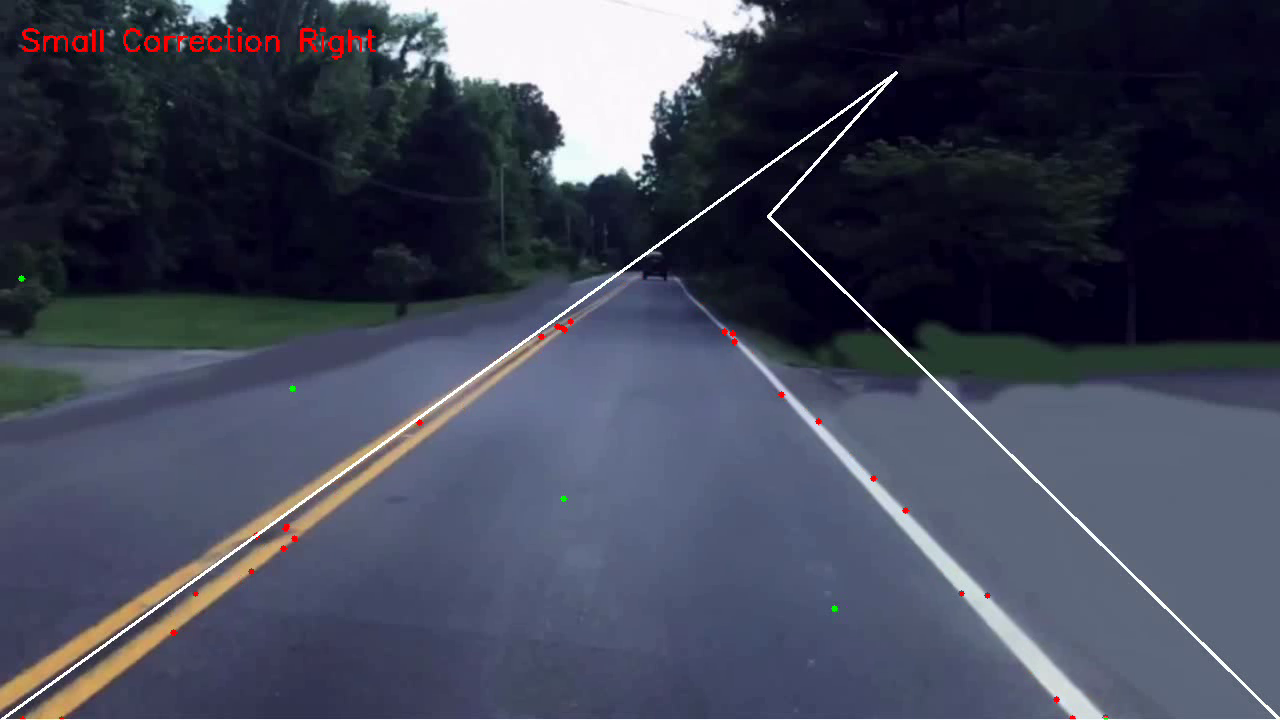
#> input picture frame 5 of videos/line_detection_output.mp4, 1280 x 720 px, given in place of Better test.mp4, which was not available
$ python lane_center.py
#> lines starting #> are read from the running program, lines starting #| are printed output that depends on the picture; after the words box and inside, x2 and y2 are one past the last pixel; in counts of white or black regions, pixels touching at a corner belong together; long printed decimals are rounded; pictures that were not available may be replaced by others from this repository, and a replacement may not be noted
import cv2
import numpy as np

# Function to make the car stay in the center and render a dynamic 3D dotted line
def stay_in_center(frame, smoothed_dot_positions):
    height, width = frame.shape[:2]
    target_position = width // 2

    # Check if smoothed_dot_positions is empty
    if len(smoothed_dot_positions) == 0:
        car_direction = "No Lane Detected"
        curvature = 0
    else:
        # Calculate the car positioning based on the average dot position
        car_position = np.mean(smoothed_dot_positions[:, 0])
        frame_center = width // 2

        # Calculate the steering angle and determine the car movement label
        steering_angle = car_position - frame_center

        if abs(steering_angle) > 50:
            if steering_angle < 0:
                car_direction = "Turn Right"
            else:
                car_direction = "Turn Left"
        elif abs(steering_angle) > 10:
            if steering_angle < 0:
                car_direction = "Small Correction Right"
            else:
                car_direction = "Small Correction Left"
        else:
            # Check if both lanes are detected
            if len(smoothed_dot_positions) > 50:
                car_direction = "Go Straight"
            else:
                car_direction = "Stay Center"

        # Calculate the curvature of the line
        curvature = car_position - target_position

    # Write the car movement label on the frame
    cv2.putText(frame, car_direction, (20, 50), cv2.FONT_HERSHEY_SIMPLEX, 1, (0, 0, 255), 2)

    return frame, curvature


def main():
    # Read the video
    video_path = "/Users/mbn/Documents/Programmering/python3/LaneDetectionPython/Better test.mp4"
    cap = cv2.VideoCapture(video_path)

    # Define the codec and create VideoWriter object to save the output
    frame_width = int(cap.get(cv2.CAP_PROP_FRAME_WIDTH))
    frame_height = int(cap.get(cv2.CAP_PROP_FRAME_HEIGHT))
    fps = cap.get(cv2.CAP_PROP_FPS)
    fourcc = cv2.VideoWriter_fourcc(*"mp4v")
    output_video = cv2.VideoWriter("line_detection_output.mp4", fourcc, fps, (frame_width, frame_height))

    # Define smoothing parameters
    smoothing_factor = 1
    prev_dot_positions = None

    # Define the region of interest (ROI) polygon vertices
    roi_vertices = np.array([[(0, frame_height), (frame_width * 0.7, frame_height * 0.1),
                              (frame_width * 0.7, frame_height * 0.1), (frame_width, frame_height)]],
                            dtype=np.int32)

    while True:
        ret, frame = cap.read()
#> frame is the input picture: shape (720, 1280, 3); mean B, G, R 86, 69.1, 65.1
        if not ret:
            break

        # Preprocess the frame
        gray = cv2.cvtColor(frame, cv2.COLOR_BGR2GRAY)
        blur = cv2.GaussianBlur(gray, (5, 5), 0)
        edges = cv2.Canny(blur, 50, 150)
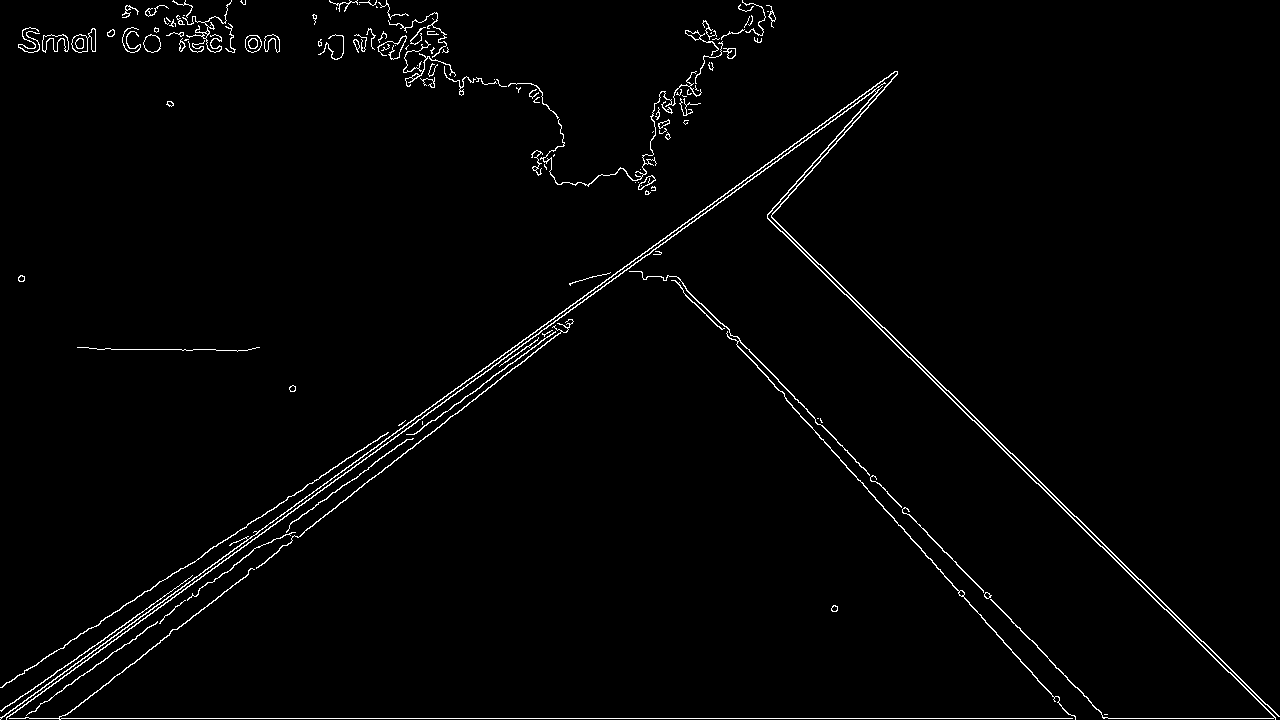
#> edges: shape (720, 1280); 1.8% white in thin lines or dots

        # Apply ROI mask
        roi_mask = np.zeros_like(edges)
        cv2.fillPoly(roi_mask, roi_vertices, 255)
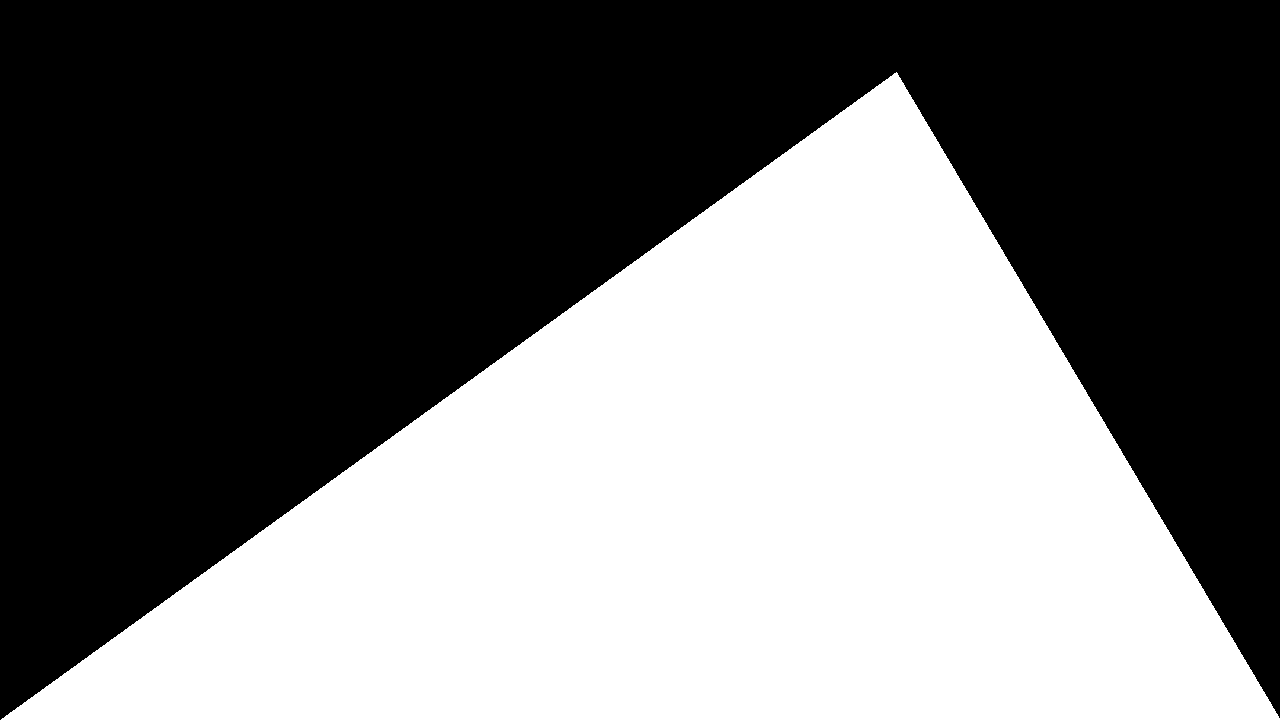
#> roi_mask: shape (720, 1280); 45% white; 1 white region, box (x1, y1, x2, y2) and area: (1, 72, 1280, 720) 415035
        masked_edges = cv2.bitwise_and(edges, roi_mask)
#> masked_edges: shape (720, 1280); 0.98% white in thin lines or dots, all inside (x1, y1, x2, y2) = (6, 73, 1279, 720)

        # Perform Probabilistic Hough Line Transform
        lines = cv2.HoughLinesP(masked_edges, 1, np.pi / 180, threshold=100, minLineLength=100, maxLineGap=10)
#> lines = 29 rows, first 6: [6, 718, 1075, 718], [329, 485, 884, 82], [22, 707, 794, 147], [974, 420, 1100, 546], [33, 711, 151, 625], [726, 326, 908, 514]

        # Calculate the dot positions
        dot_positions = []
        if lines is not None:
            for line in lines:
                x1, y1, x2, y2 = line[0]
                slope = (y2 - y1) / (x2 - x1 + 1e-6)
                if abs(slope) < 1.0 and abs(slope) > 0.1:
                    dx = (x2 - x1) / 10
                    dy = (y2 - y1) / 10
                    dot_positions.extend([(x1 + i * dx, y1 + i * dy) for i in range(10)])
#> this loop made 29 passes
#> (x1, y1, x2, y2, slope, dx, dy) on passes 2, 3, 4, 5, 8, 9, 10, 11: (329, 485, 884, 82, -0.726, 55.5, -40.3), (22, 707, 794, 147, -0.725, 77.2, -56), (974, 420, 1100, 546, 1, 12.6, 12.6), (33, 711, 151, 625, -0.729, 11.8, -8.6), (948, 390, 1074, 516, 1, 12.6, 12.6), (364, 470, 571, 319, -0.729, 20.7, -15.1), (820, 264, 946, 390, 1, 12.6, 12.6), (261, 565, 573, 321, -0.782, 31.2, -24.4)
#> after the loop, dot_positions = 190 pairs, first value 7 to 1252.5, second value 108.6 to 717
            dot_positions = np.array(dot_positions)

        # Smoothing the dot movement
        if prev_dot_positions is None or prev_dot_positions.shape[0] != dot_positions.shape[0]:
            smoothed_dot_positions = dot_positions
#> smoothed_dot_positions has the same summary as dot_positions
        else:
            smoothed_dot_positions = smoothing_factor * dot_positions + (1 - smoothing_factor) * prev_dot_positions

        # Update the previous dot positions
        prev_dot_positions = smoothed_dot_positions
#> prev_dot_positions has the same summary as dot_positions

        # Make the car stay in the center and render the dynamic 3D dotted line
        processed_frame, curvature = stay_in_center(frame, smoothed_dot_positions)
#> in stay_in_center, `car_position = np.mean(smoothed_dot_positions[:, 0])`: car_position = 618.4
#> in stay_in_center, `steering_angle = car_position - frame_center`: steering_angle = -21.59
#> in stay_in_center, `cv2.putText(frame, car_direction, (20, 50), cv2.FONT_HERSHEY_SIMPLEX, ..`:
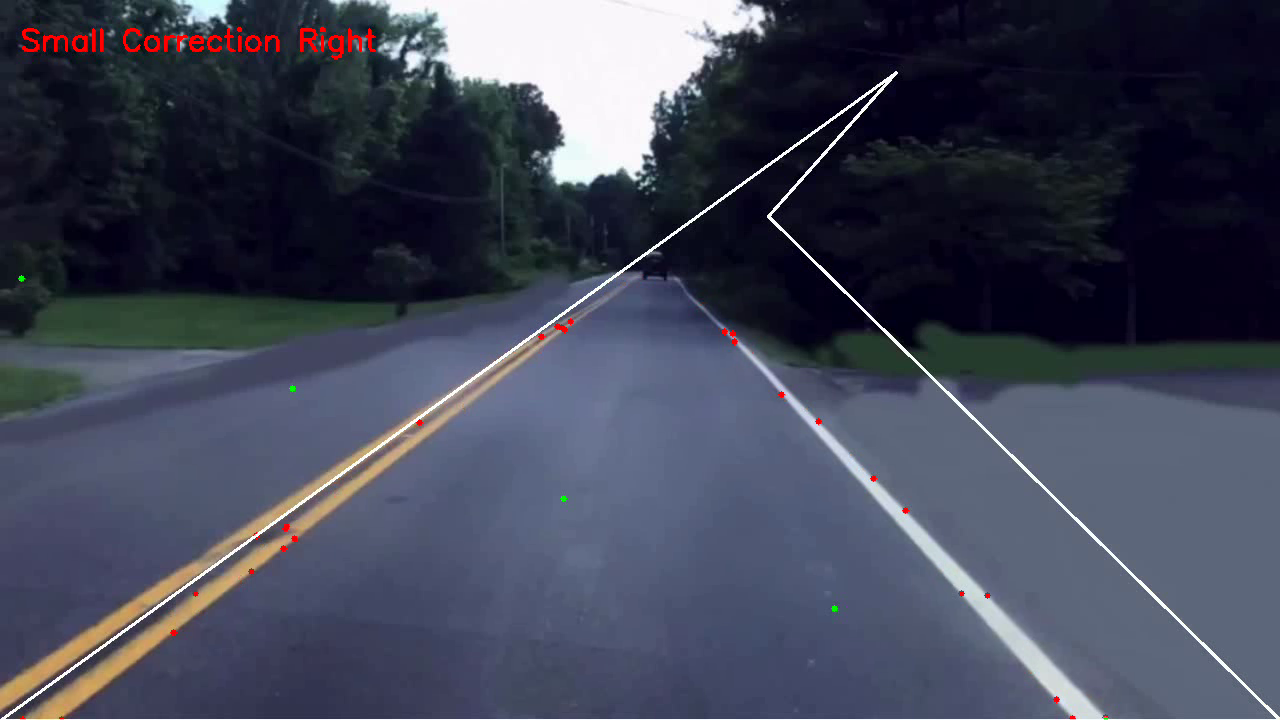
#> frame: shape (720, 1280, 3); 0.25% of pixels changed, all inside (x1, y1, x2, y2) = (22, 27, 376, 59)
#> curvature = -21.59

        # Render lines between the most dominant detections
        if smoothed_dot_positions.shape[0] > 1:
            sorted_indices = np.argsort(smoothed_dot_positions[:, 1])
#> sorted_indices = 190 values, max 189 at index 0, min 0 at index 106, mean 94.5
            sorted_positions = smoothed_dot_positions[sorted_indices]
#> sorted_positions has the same summary as dot_positions
            for i in range(sorted_positions.shape[0] - 1):
                start_point = (int(sorted_positions[i][0]), int(sorted_positions[i][1]))
                end_point = (int(sorted_positions[i+1][0]), int(sorted_positions[i+1][1]))
                cv2.line(processed_frame, start_point, end_point, (255, 0, 0), 2)
#> this loop made 189 passes
#> (start_point, end_point) on passes 1 to 3: ((848, 108), (828, 122)), ((828, 122), (822, 127)), ((822, 127), (797, 145))
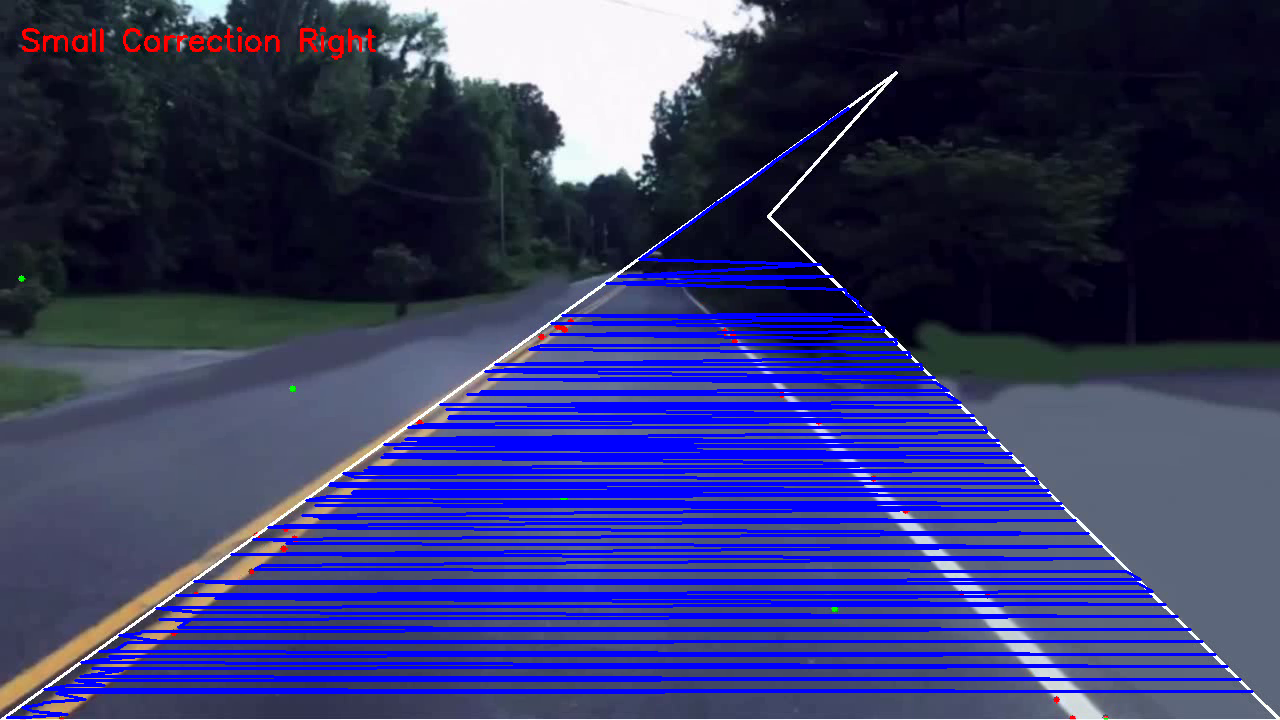
#> processed_frame: shape (720, 1280, 3); 15.59% of pixels changed, all inside (x1, y1, x2, y2) = (6, 107, 1254, 719)

        # Write the processed frame to the output video
        output_video.write(processed_frame)

        # Display the frame with the dynamic 3D dotted line
        cv2.imshow("Line Detection", processed_frame)

        # Display the calculated curvature
        print("Curvature:", curvature)
#| Curvature: -21.587

        if cv2.waitKey(1) == ord('q'):
#> (key q is pressed here)
            break

    cap.release()
    output_video.release()
    cv2.destroyAllWindows()


if __name__ == "__main__":
    main()

$ run again, starting later in the video
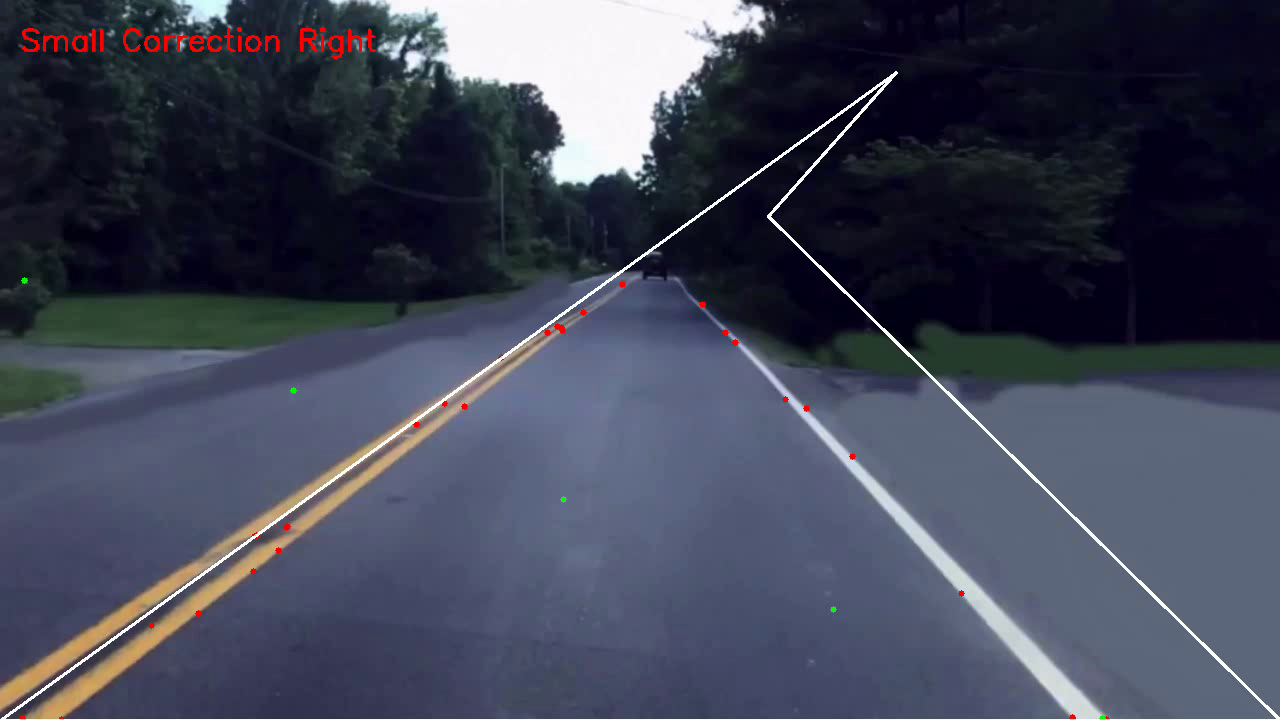
#> input picture frame 24 of videos/line_detection_output.mp4, 1280 x 720 px, given in place of Better test.mp4, which was not available
#> in main, frame is the input picture: shape (720, 1280, 3); mean B, G, R 86.1, 69.1, 65.2
#> in main, `edges = cv2.Canny(blur, 50, 150)`:
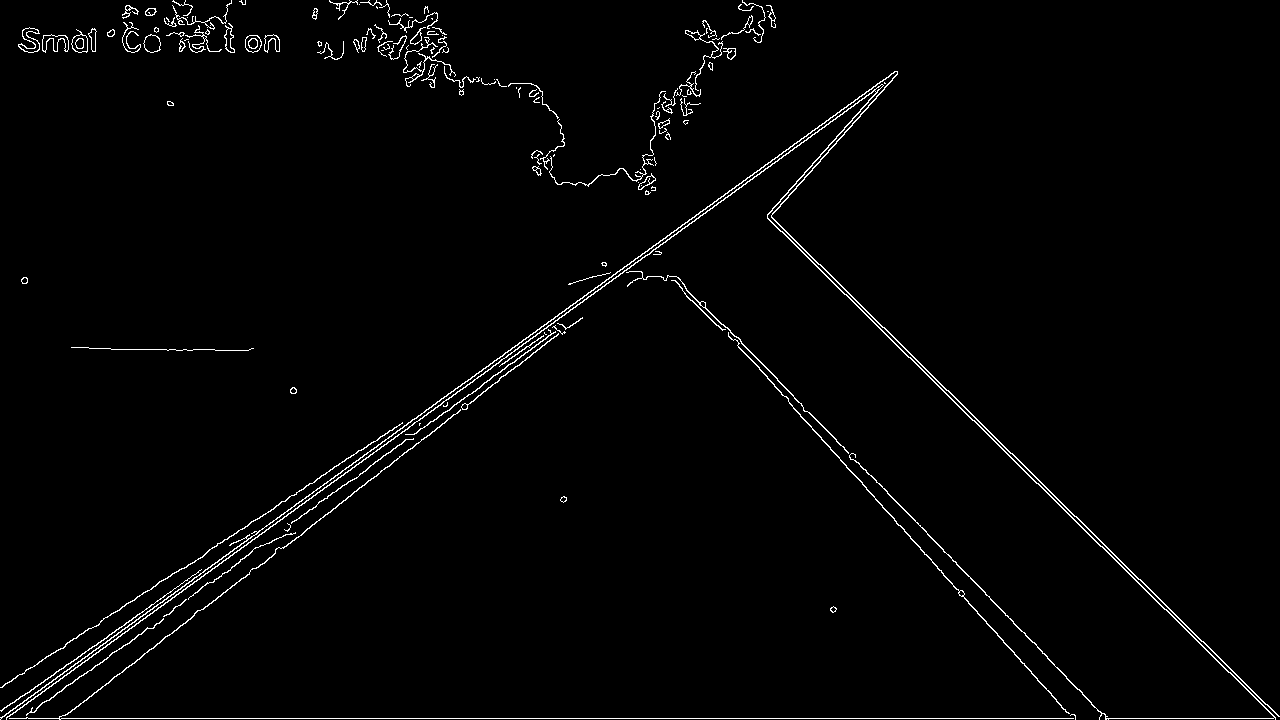
#> edges: shape (720, 1280); 1.8% white in thin lines or dots
#> roi_mask: shape (720, 1280); 45% white; 1 white region, box (x1, y1, x2, y2) and area: (1, 72, 1280, 720) 415035
#> masked_edges: shape (720, 1280); 0.98% white in thin lines or dots, all inside (x1, y1, x2, y2) = (6, 73, 1279, 720)
#> lines = 24 rows, first 6: [6, 718, 1075, 718], [422, 418, 897, 73], [6, 719, 700, 215], [723, 329, 1070, 715], [289, 524, 563, 325], [768, 213, 882, 327]
#> the loop in main, `for line in lines:` made 24 passes
#> (x1, y1, x2, y2, slope, dx, dy) on passes 2, 3, 5, 6, 8, 9, 10, 11: (422, 418, 897, 73, -0.726, 47.5, -34.5), (6, 719, 700, 215, -0.726, 69.4, -50.4), (289, 524, 563, 325, -0.726, 27.4, -19.9), (768, 213, 882, 327, 1, 11.4, 11.4), (1012, 453, 1138, 579, 1, 12.6, 12.6), (245, 577, 565, 327, -0.781, 32, -25), (820, 264, 946, 390, 1, 12.6, 12.6), (1166, 609, 1275, 718, 1, 10.9, 10.9)
#> after the loop in main, `for line in lines:`: dot_positions = 160 pairs, first value 6 to 1264.1, second value 107.5 to 719
#> smoothed_dot_positions has the same summary as dot_positions
#> prev_dot_positions has the same summary as dot_positions
#> car_position = 648.3
#> steering_angle = 8.34
#> frame: shape (720, 1280, 3); 0.13% of pixels changed, all inside (x1, y1, x2, y2) = (22, 27, 198, 59)
#> sorted_indices = 160 values, max 159 at index 31, min 0 at index 54, mean 79.5
#> sorted_positions has the same summary as dot_positions
#> the loop in main, `for i in range(sorted_positions.shape[0] - 1):` made 159 passes
#> (start_point, end_point) on passes 1 to 3: ((849, 107), (817, 130)), ((817, 130), (802, 142)), ((802, 142), (754, 176))
#> after the loop in main, `for i in range(sorted_positions.shape[0] - 1):`:
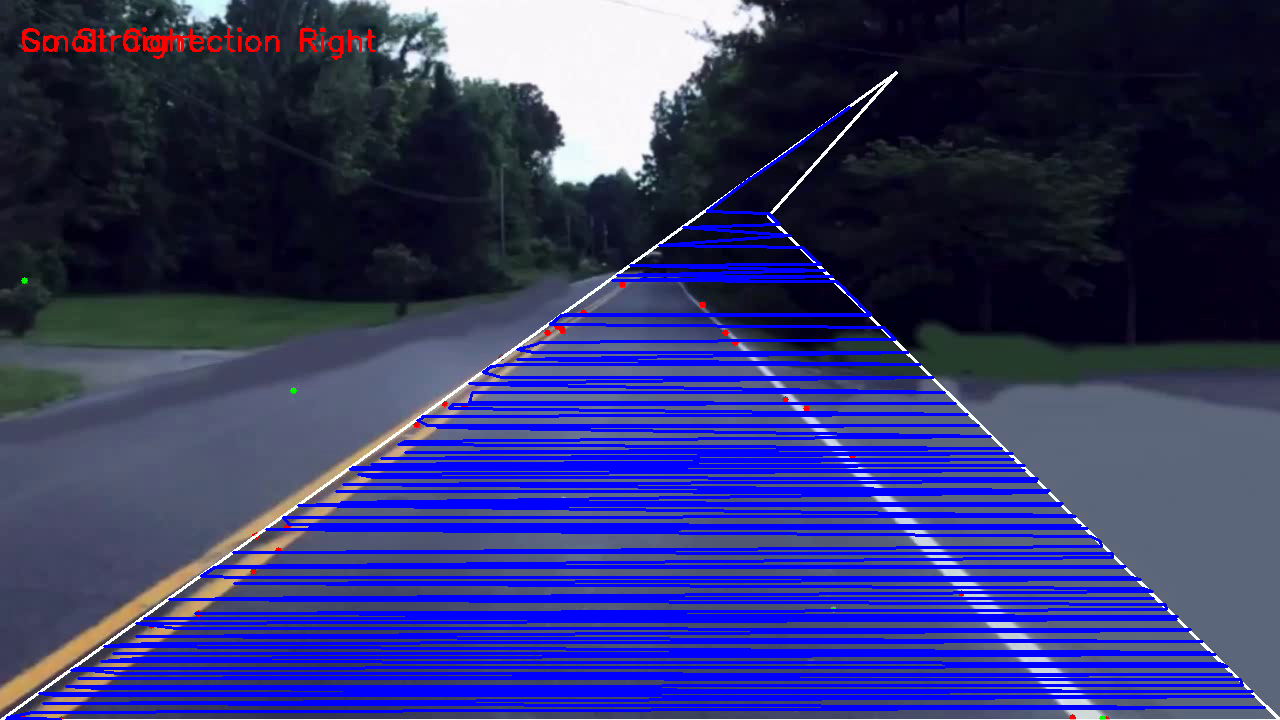
#> processed_frame: shape (720, 1280, 3); mean B, G, R 110.8, 53.2, 50.5
#| Curvature: 8.344
